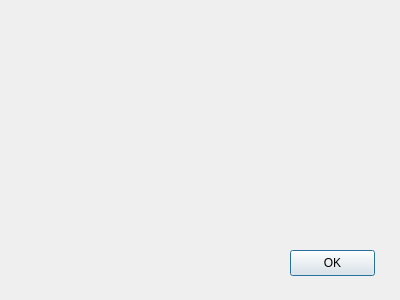
<?xml version="1.0" encoding="UTF-8"?>
<ui version="4.0">
 <class>Preview</class>
 <widget class="QDialog" name="Preview">
  <property name="geometry">
   <rect>
    <x>0</x>
    <y>0</y>
    <width>400</width>
    <height>300</height>
   </rect>
  </property>
  <property name="windowTitle">
   <string>Preview</string>
  </property>
  <widget class="QPushButton" name="pushButton">
   <property name="geometry">
    <rect>
     <x>290</x>
     <y>250</y>
     <width>85</width>
     <height>26</height>
    </rect>
   </property>
   <property name="text">
    <string>OK</string>
   </property>
  </widget>
  <widget class="QLabel" name="bgLabel">
   <property name="geometry">
    <rect>
     <x>20</x>
     <y>20</y>
     <width>351</width>
     <height>211</height>
    </rect>
   </property>
   <property name="text">
    <string/>
   </property>
  </widget>
  <widget class="QLabel" name="bannerLabel">
   <property name="geometry">
    <rect>
     <x>190</x>
     <y>190</y>
     <width>58</width>
     <height>15</height>
    </rect>
   </property>
   <property name="styleSheet">
    <string notr="true">background-color: rgba(200, 240, 240, 0)</string>
   </property>
   <property name="text">
    <string/>
   </property>
  </widget>
  <widget class="QLabel" name="bannerlImage">
   <property name="geometry">
    <rect>
     <x>160</x>
     <y>140</y>
     <width>61</width>
     <height>21</height>
    </rect>
   </property>
   <property name="text">
    <string/>
   </property>
  </widget>
  <zorder>bgLabel</zorder>
  <zorder>bannerlImage</zorder>
  <zorder>pushButton</zorder>
  <zorder>bannerLabel</zorder>
 </widget>
 <resources/>
 <connections/>
</ui>
